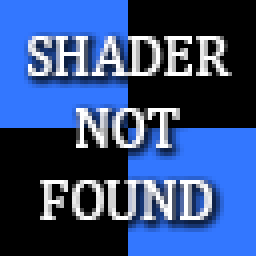
#> input picture data/karte/bitmaps/notex.png, 64 x 64 px (shown 4 times larger); its folder holds only this picture in this run
$ python gen_karte_icons.py ../data/karte/bitmaps
#> lines starting #> are read from the running program, lines starting #| are printed output that depends on the picture
# -*- coding: utf-8 -*-
"""Erzeugt gui/karte_icons.cpp: die Symbole von NetRadiant-Custom als ein
Bildstreifen (PNG im Programm) fuer den Karten-Editor.

Quelle sind NRCs Bitmaps (setup/data/tools/bitmaps im NRC-Quelltext, GPL v2,
wie das Programm): die SVGs werden mit PyMuPDF auf GROESSE x GROESSE
gerastert, die drei PNGs (notex, shadernotex, nomodel) verkleinert. Das
Ergebnis ist ein Streifen in einer Zeile; der Index steht in kKarteIcons
(Name ohne Endung -> Spalte).

Zwei Streifen wie NRC (set_icon_theme, theme.cpp:55): die dunklen Bitmaps fuer
dunkle Farbgebungen und die hellen fuer helle - NRC erzeugt sie in
Bitmaps_generateLight (libs/gtkutil/image.cpp:42-74), indem es in den SVGs
"#c0c0c0" durch "#808080", "#8E8E8F" durch "#656565" und "#f2d230" durch
"#ccb128" ersetzt.

  python -I tools/gen_karte_icons.py <NRC>/setup/data/tools/bitmaps
"""
import io
import os
import sys

import pymupdf
from PIL import Image

GROESSE = 48
HIER = os.path.dirname(os.path.abspath(__file__))
ZIEL = os.path.join(os.path.dirname(HIER), 'gui', 'karte_icons.cpp')


HELL = (('#c0c0c0', '#808080'), ('#8E8E8F', '#656565'), ('#f2d230', '#ccb128'))


def streifen_bauen(ordner, namen, hell):
#> called with ordner = '../data/karte/bitmaps', hell = False
    bilder = []
    for n in namen:
        p = os.path.join(ordner, n)
        if n.endswith('.svg'):
            daten = open(p, 'rb').read()
            if hell:
                for alt, neu in HELL:
                    daten = daten.replace(alt.encode(), neu.encode())
            d = pymupdf.open(stream=daten, filetype='svg')
            s = d[0]
            pix = s.get_pixmap(matrix=pymupdf.Matrix(GROESSE / s.rect.width, GROESSE / s.rect.height), alpha=True)
            im = Image.frombytes('RGBA', (pix.width, pix.height), pix.samples)
        else:
            im = Image.open(p).convert('RGBA')
        if im.size != (GROESSE, GROESSE):
            im = im.resize((GROESSE, GROESSE), Image.LANCZOS)
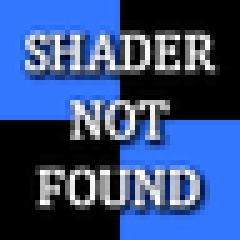
#> im: PIL image 48x48 RGBA (shown 5 times larger); mean R, G, B, A 53.9, 78.9, 129.2, 255
        bilder.append((os.path.splitext(n)[0], im))
    streifen = Image.new('RGBA', (GROESSE * len(bilder), GROESSE), (0, 0, 0, 0))
#> streifen: PIL image 48x48 RGBA; every value is 0
    for i, (_, im) in enumerate(bilder):
        streifen.paste(im, (i * GROESSE, 0))
#> this loop made 1 pass
    puffer = io.BytesIO()
    streifen.save(puffer, 'PNG', optimize=True)
    return bilder, puffer.getvalue()


def feld(z, name, daten):
    z.append('const unsigned char %s[] = {' % name)
    for i in range(0, len(daten), 24):
        z.append('    ' + ','.join(str(b) for b in daten[i:i + 24]) + ',')
    z.append('};')
    z.append('const std::size_t %sGroesse = %d;' % (name, len(daten)))


def main():
    if len(sys.argv) != 2:
        sys.exit(__doc__)
    ordner = sys.argv[1]
    namen = sorted(n for n in os.listdir(ordner) if n.endswith(('.svg', '.png')) and n != 'splash.svg')
    bilder, daten = streifen_bauen(ordner, namen, False)
#> bilder = 1 item
    _, daten_hell = streifen_bauen(ordner, namen, True)
#> the loop in streifen_bauen (call 2), `for i, (_, im) in enumerate(bilder):` made 1 pass
    z = ['// Erzeugt von tools/gen_karte_icons.py - nicht von Hand aendern.',
         '//',
         '// Die Symbole von NetRadiant-Custom (setup/data/tools/bitmaps, GNU GPL v2),',
         '// gerastert auf %dx%d, als PNG-Streifen in einer Zeile: dunkel und hell.' % (GROESSE, GROESSE),
         '#include "karte_icons.h"',
         '',
         'namespace bhed::gui::karteneditor {',
         '']
    feld(z, 'kKarteIconPng', daten)
    feld(z, 'kKarteIconPngHell', daten_hell)
    z.append('const int kKarteIconGroesse = %d;' % GROESSE)
    z.append('const KarteIcon kKarteIcons[] = {')
    for i, (n, _) in enumerate(bilder):
        z.append('    {"%s", %d},' % (n, i))
#> this loop made 1 pass
#> n on pass 1: 'notex'
#> after the loop, z = 339 items
    z.append('};')
    z.append('const std::size_t kKarteIconAnzahl = %d;' % len(bilder))
    z.append('')
    z.append('}  // namespace bhed::gui::karteneditor')
    open(ZIEL, 'w', encoding='utf-8', newline='\n').write('\n'.join(z) + '\n')
    print('%d Symbole, PNG %d + %d Byte -> %s' % (len(bilder), len(daten), len(daten_hell), ZIEL))
#| 1 Symbole, PNG 3863 + 3863 Byte -> gui/karte_icons.cpp


if __name__ == '__main__':
    main()
